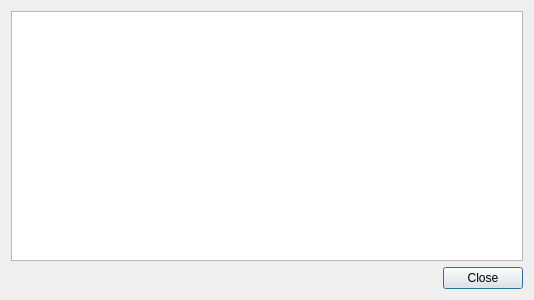
<?xml version="1.0" encoding="UTF-8"?>
<ui version="4.0">
 <class>DLogWindow</class>
 <widget class="QDialog" name="DLogWindow">
  <property name="geometry">
   <rect>
    <x>0</x>
    <y>0</y>
    <width>534</width>
    <height>300</height>
   </rect>
  </property>
  <property name="windowTitle">
   <string>Log</string>
  </property>
  <property name="windowIcon">
   <iconset resource="resources.qrc">
    <normaloff>:/resources/resources/main_icon_48x48.png</normaloff>:/resources/resources/main_icon_48x48.png</iconset>
  </property>
  <layout class="QVBoxLayout" name="verticalLayout">
   <item>
    <widget class="QTextEdit" name="tE_log">
     <property name="readOnly">
      <bool>true</bool>
     </property>
     <property name="textInteractionFlags">
      <set>Qt::NoTextInteraction</set>
     </property>
    </widget>
   </item>
   <item>
    <widget class="QDialogButtonBox" name="bB_close">
     <property name="orientation">
      <enum>Qt::Horizontal</enum>
     </property>
     <property name="standardButtons">
      <set>QDialogButtonBox::Close</set>
     </property>
    </widget>
   </item>
  </layout>
 </widget>
 <resources>
  <include location="resources.qrc"/>
 </resources>
 <connections>
  <connection>
   <sender>bB_close</sender>
   <signal>accepted()</signal>
   <receiver>DLogWindow</receiver>
   <slot>accept()</slot>
   <hints>
    <hint type="sourcelabel">
     <x>248</x>
     <y>254</y>
    </hint>
    <hint type="destinationlabel">
     <x>157</x>
     <y>274</y>
    </hint>
   </hints>
  </connection>
  <connection>
   <sender>bB_close</sender>
   <signal>rejected()</signal>
   <receiver>DLogWindow</receiver>
   <slot>reject()</slot>
   <hints>
    <hint type="sourcelabel">
     <x>316</x>
     <y>260</y>
    </hint>
    <hint type="destinationlabel">
     <x>286</x>
     <y>274</y>
    </hint>
   </hints>
  </connection>
 </connections>
</ui>
